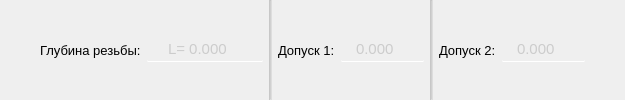
         <widget class="QWidget" name="widget_2" native="true">
          <layout class="QHBoxLayout" name="horizontalLayout_10">
           <property name="leftMargin">
            <number>0</number>
           </property>
           <property name="topMargin">
            <number>0</number>
           </property>
           <property name="rightMargin">
            <number>0</number>
           </property>
           <property name="bottomMargin">
            <number>0</number>
           </property>
           <item>
            <spacer name="horizontalSpacer_13">
             <property name="orientation">
              <enum>Qt::Orientation::Horizontal</enum>
             </property>
             <property name="sizeHint" stdset="0">
              <size>
               <width>40</width>
               <height>20</height>
              </size>
             </property>
            </spacer>
           </item>
           <item>
            <widget class="QLabel" name="label_20">
             <property name="font">
              <font>
               <pointsize>10</pointsize>
              </font>
             </property>
             <property name="styleSheet">
              <string notr="true">background: none;
</string>
             </property>
             <property name="text">
              <string>Глубина резьбы:</string>
             </property>
            </widget>
           </item>
           <item>
            <widget class="QDoubleSpinBox" name="doubleSpinBox_length_rezba">
             <property name="cursor">
              <cursorShape>PointingHandCursor</cursorShape>
             </property>
             <property name="styleSheet">
              <string notr="true">QDoubleSpinBox {
	padding: 2 5 2 5;	
	border: none;
	border-bottom: 1px solid white;
	border-radius: 1px;
	background: rgba(255, 255, 255, 0);
	transition: color 0.3s ease;
	transition: border-bottom 0.4s ease;
	color: rgb(204, 204, 204);
	font-size: 11pt
}

QDoubleSpinBox:disabled {
	color: rgb(120, 106, 107);
	background: rgba(255, 255, 255, 20);
}

QDoubleSpinBox:hover {
	color: rgb(255, 255, 255)
}

QDoubleSpinBox:pressed {
	border-bottom: 1px solid white;
}
</string>
             </property>
             <property name="alignment">
              <set>Qt::AlignmentFlag::AlignCenter</set>
             </property>
             <property name="prefix">
              <string>L= </string>
             </property>
             <property name="decimals">
              <number>3</number>
             </property>
             <property name="minimum">
              <double>0.000000000000000</double>
             </property>
             <property name="maximum">
              <double>1000.000000000000000</double>
             </property>
             <property name="stepType">
              <enum>QAbstractSpinBox::StepType::DefaultStepType</enum>
             </property>
            </widget>
           </item>
           <item>
            <widget class="Line" name="line_14">
             <property name="styleSheet">
              <string notr="true">background: rgba(124, 124, 124, 40)</string>
             </property>
             <property name="orientation">
              <enum>Qt::Orientation::Vertical</enum>
             </property>
            </widget>
           </item>
           <item>
            <widget class="QLabel" name="label_22">
             <property name="font">
              <font>
               <pointsize>10</pointsize>
              </font>
             </property>
             <property name="styleSheet">
              <string notr="true">background: none;
</string>
             </property>
             <property name="text">
              <string>Допуск 1:</string>
             </property>
            </widget>
           </item>
           <item>
            <widget class="QDoubleSpinBox" name="doubleSpinBox_dopusk_length_rezba">
             <property name="cursor">
              <cursorShape>PointingHandCursor</cursorShape>
             </property>
             <property name="styleSheet">
              <string notr="true">QDoubleSpinBox {
	padding: 2 5 2 5;	
	border: none;
	border-bottom: 1px solid white;
	border-radius: 1px;
	background: rgba(255, 255, 255, 0);
	transition: color 0.3s ease;
	transition: border-bottom 0.4s ease;
	color: rgb(204, 204, 204);
	font-size: 11pt
}

QDoubleSpinBox:disabled {
	color: rgb(120, 106, 107);
	background: rgba(255, 255, 255, 20);
}

QDoubleSpinBox:hover {
	color: rgb(255, 255, 255)
}

QDoubleSpinBox:pressed {
	border-bottom: 1px solid white;
}
</string>
             </property>
             <property name="alignment">
              <set>Qt::AlignmentFlag::AlignCenter</set>
             </property>
             <property name="prefix">
              <string/>
             </property>
             <property name="suffix">
              <string/>
             </property>
             <property name="decimals">
              <number>3</number>
             </property>
             <property name="minimum">
              <double>-10.000000000000000</double>
             </property>
             <property name="maximum">
              <double>10.000000000000000</double>
             </property>
             <property name="singleStep">
              <double>0.100000000000000</double>
             </property>
             <property name="value">
              <double>0.000000000000000</double>
             </property>
            </widget>
           </item>
           <item>
            <widget class="Line" name="line_15">
             <property name="styleSheet">
              <string notr="true">background: rgba(124, 124, 124, 40)</string>
             </property>
             <property name="orientation">
              <enum>Qt::Orientation::Vertical</enum>
             </property>
            </widget>
           </item>
           <item>
            <widget class="QLabel" name="label_21">
             <property name="font">
              <font>
               <pointsize>10</pointsize>
              </font>
             </property>
             <property name="styleSheet">
              <string notr="true">background: none;
</string>
             </property>
             <property name="text">
              <string>Допуск 2:</string>
             </property>
            </widget>
           </item>
           <item>
            <widget class="QDoubleSpinBox" name="doubleSpinBox_dopusk_length_rezba_2">
             <property name="cursor">
              <cursorShape>PointingHandCursor</cursorShape>
             </property>
             <property name="styleSheet">
              <string notr="true">QDoubleSpinBox {
	padding: 2 5 2 5;	
	border: none;
	border-bottom: 1px solid white;
	border-radius: 1px;
	background: rgba(255, 255, 255, 0);
	transition: color 0.3s ease;
	transition: border-bottom 0.4s ease;
	color: rgb(204, 204, 204);
	font-size: 11pt
}

QDoubleSpinBox:disabled {
	color: rgb(120, 106, 107);
	background: rgba(255, 255, 255, 20);
}

QDoubleSpinBox:hover {
	color: rgb(255, 255, 255)
}

QDoubleSpinBox:pressed {
	border-bottom: 1px solid white;
}
</string>
             </property>
             <property name="alignment">
              <set>Qt::AlignmentFlag::AlignCenter</set>
             </property>
             <property name="prefix">
              <string/>
             </property>
             <property name="suffix">
              <string/>
             </property>
             <property name="decimals">
              <number>3</number>
             </property>
             <property name="minimum">
              <double>-10.000000000000000</double>
             </property>
             <property name="maximum">
              <double>10.000000000000000</double>
             </property>
             <property name="singleStep">
              <double>0.100000000000000</double>
             </property>
             <property name="value">
              <double>0.000000000000000</double>
             </property>
            </widget>
           </item>
           <item>
            <spacer name="horizontalSpacer_14">
             <property name="orientation">
              <enum>Qt::Orientation::Horizontal</enum>
             </property>
             <property name="sizeHint" stdset="0">
              <size>
               <width>40</width>
               <height>20</height>
              </size>
             </property>
            </spacer>
           </item>
          </layout>
         </widget>
